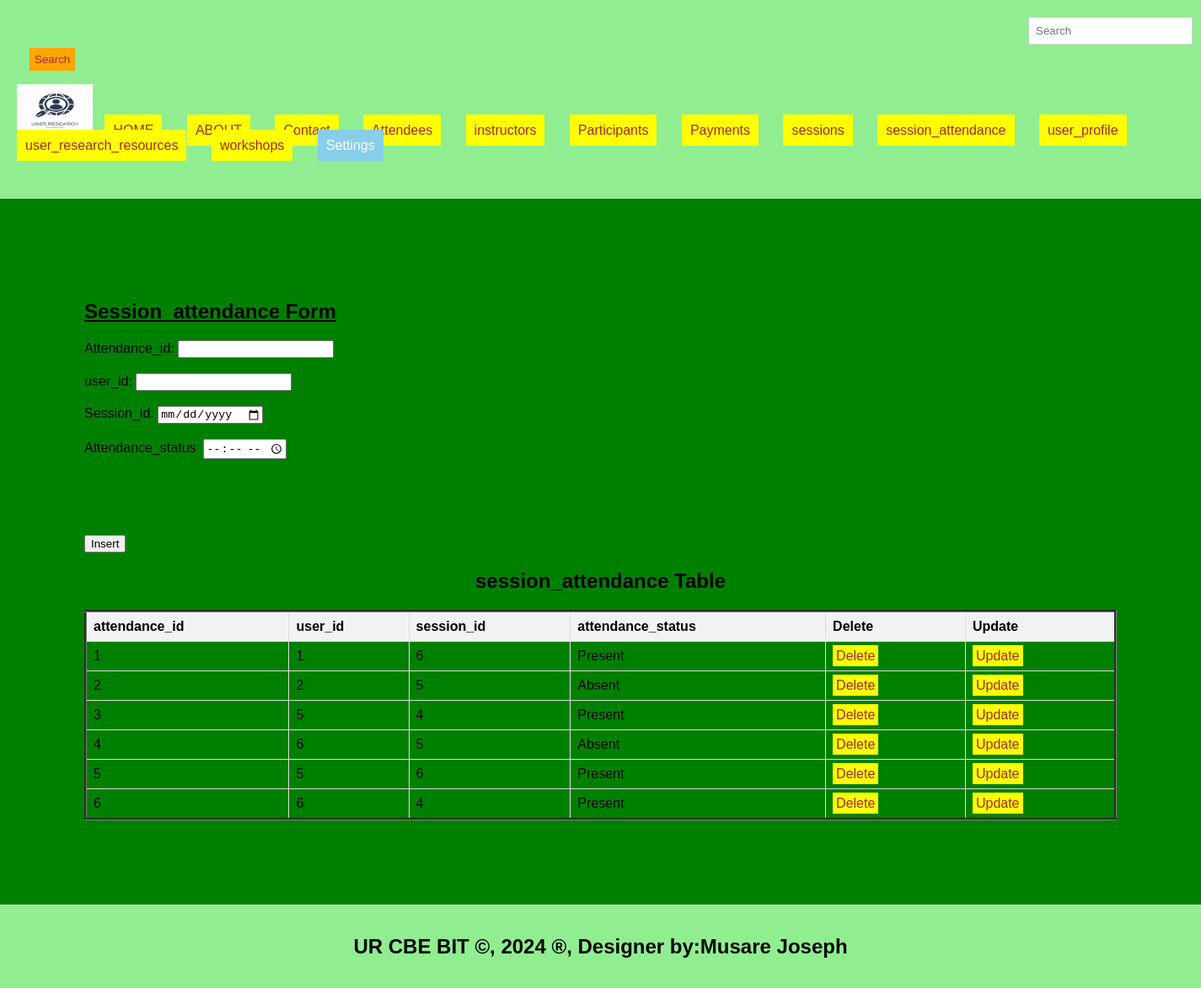
/session_attendance.php, run on the app's committed database.
### tables this page shows
CREATE TABLE `session_attendance` (
  `attendance_id` int(11) NOT NULL,
  `user_id` int(11) DEFAULT NULL,
  `session_id` int(11) DEFAULT NULL,
  `attendance_status` enum('Present','Absent') DEFAULT NULL
);

### session_attendance.php (the view, shortened to what this page needs)
<!DOCTYPE html>
<html lang="en">
<head>
  <link rel="stylesheet" type="text/css" href="styles.css" title="style 1" media="screen, tv, projection, handheld, print"/>
  </head>
  <header>
<body bgcolor="green">
  <form class="d-flex" role="search" action="search.php">
      <input class="form-control me-2" type="search" placeholder="Search" aria-label="Search" name="query">
      <button class="btn btn-outline-success" type="submit">Search</button>
    </form>
  <ul style="list-style-type: none; padding: 0;">
    <li style="display: inline; margin-right: 10px;">
    <img src="./image/logos.jpeg" width="90" height="60" alt="Logo">
  </li>
      <li style="display: inline; margin-right: 10px;"><a href="./home.html">HOME</a>
  </li>
    <li style="display: inline; margin-right: 10px;"><a href="./about.html">ABOUT</a>
  </li>
  <li style="display: inline; margin-right: 10px;"><a href="./Contact.html">Contact</a>
  </li>
    <li style="display: inline; margin-right: 10px;"><a href="./attendees.php">Attendees</a>
  </li>
    <li style="display: inline; margin-right: 10px;"><a href="./instructors.php">instructors</a>
  </li>
    <li style="display: inline; margin-right: 10px;"><a href="./participants.php">Participants</a>
  </li>
    <li style="display: inline; margin-right: 10px;"><a href="./payments.php">Payments</a>
  </li>
    <li style="display: inline; margin-right: 10px;"><a href="./sessions.php">sessions</a>
  </li>
    <li style="display: inline; margin-right: 10px;"><a href="./session_attendance.php">session_attendance</a>
  </li>  <li style="display: inline; margin-right: 10px;"><a href="./user_profile.php">user_profile</a>
  </li>
    <li style="display: inline; margin-right: 10px;"><a href="./user_research_resources.php">user_research_resources</a>
  </li>
<li style="display: inline; margin-right: 10px;"><a href="./workshops.php">workshops</a>
  </li>
    <li class="dropdown" style="display: inline; margin-right: 10px;">
      <a href="#" style="padding: 10px; color: white; background-color: skyblue; text-decoration: none; margin-right: 15px;">Settings</a>
    </li><br><br>
  </ul>
</header>
<section>
    <h1><u>Session_attendance Form</u></h1>
<form method="post" onsubmit="return confirmInsert();">
    <label for="attendance_id">Attendance_id:</label>
    <input type="number" id="book_id" name="book_id" required><br><br>
    <label for="user_id">user_id:</label>
    <input type="number" id="ride_id" name="ride_id" required><br><br>
    <label for="session_id">Session_id:</label>
    <input type="date" id="passenger_id" name="passenger_id" required><br><br>
    <label for="attendance_status">Attendance_status:</label>
    <input type="time" id="passengerid" name="passengerid" required><br><br>
        </select><br><br>
    </select><br><br>
    <input type="submit" name="add" value="Insert">
</form>
<!DOCTYPE html>
<html>
<head>
</head>
<body>
    <center><h2>session_attendance Table</h2></center>
    <table border="3">
        <tr>
            <th>attendance_id</th>
            <th>user_id</th>
            <th>session_id</th>
            <th>attendance_status</th>
            <th>Delete</th>
            <th>Update</th>
        </tr>
<?php
include('db_connection.php');
$sql = "SELECT * FROM session_attendance";
$result = $connection->query($sql);
if ($result->num_rows > 0) {
    while ($row = $result->fetch_assoc()) {
        $attendance_id = $row['attendance_id'];
        echo "<tr>
            <td>" . $row['attendance_id'] . "</td>
            <td>" . $row['user_id'] . "</td>
            <td>" . $row['session_id'] . "</td>
            <td>" . $row['attendance_status'] . "</td>
            <td><a style='padding:4px' href='delete_session_attendance.php?attendance_id=$attendance_id'>Delete</a></td>
            <td><a style='padding:4px' href='update_session_attendance.php?attendance_id=$attendance_id'>Update</a></td>
        </tr>";
    }
} else {
    echo "<tr><td colspan='7'>No data found</td></tr>";
}
?>
      </table>
</body>
</section>
<footer>
  <center>
   <b><h2>UR CBE BIT &copy, 2024 &reg, Designer by:Musare Joseph</h2></b>
  </center>
</footer>
</body>
</html>

### styles.css (style rules this page uses)
body { font-family: Arial, sans-serif; margin: 0; padding: 0; }
.form-control { padding: 8px; margin-left: 4px; border: 1px solid #ccc; }
.btn { padding: 6px; background-color: orange; color: brown; border: none; }
.dropdown { position: relative; display: inline; margin-right: 10px; }
body { font-family: Arial,sans-serif; margin:0; padding:0; }
header { background-color:lightgreen; padding: 20px; }
.dropdown { position: right; display:right; direction:rtl; }
section { padding:100px; border-bottom: 1px solid #ddd; }
footer { text-align: center; padding: 15px; background-color:lightgreen; }

### session_attendance.php (style rules this page uses)
a { padding: 10px; color: white; background-color: yellow; text-decoration: none; margin-right: 15px; }
a:link { color: brown; }
button.btn { margin-left: 15px; margin-top: 4px; }
input.form-control { margin-left: 1200px; padding: 8px; }
table { width: 100%; border-collapse: collapse; }
th, td { border: 1px solid #ddd; padding: 8px; text-align: left; }
th { background-color: #f2f2f2; }

### data on the page
session_attendance: attendance_id "1", user "1", session "6", attendance_status "Present"
session_attendance: attendance_id "2", user "2", session "5", attendance_status "Absent"
session_attendance: attendance_id "3", user "5", session "4", attendance_status "Present"
session_attendance: attendance_id "4", user "6", session "5", attendance_status "Absent"
session_attendance: attendance_id "5", user "5", session "6", attendance_status "Present"
session_attendance: attendance_id "6", user "6", session "4", attendance_status "Present"
